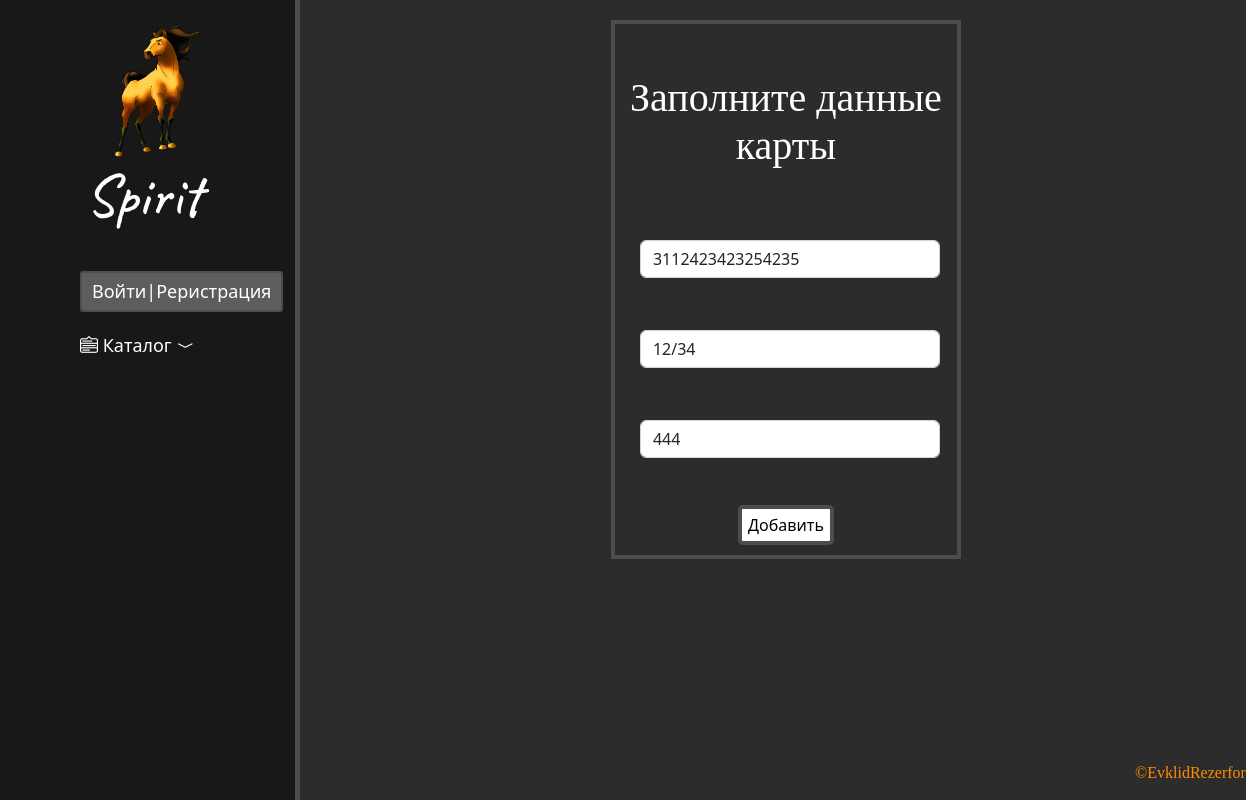
The page /au/2/up_crcard on the database its author committed.
### au/models.py (models this page shows, shortened)
class My_crcard(models.Model):
    numb = models.CharField(max_length=16)
    srok = models.CharField(max_length=5)
    three = models.CharField(max_length=3)
    summa = models.FloatField(default=2000)
    owner = models.ForeignKey(User, on_delete=models.CASCADE)

### au/views.py (the view)
# urls.py: path('<int:pk>/up_crcard', UpCrCard.as_view(), name='up_card'),
class UpCrCard(UpdateView):
    model = My_crcard
    template_name = 'au/addCard.html'
    context_object_name = 'el'
    form_class = CardForm
    success_url = reverse_lazy("prof")

### au/forms.py
class CardForm(ModelForm):
    class Meta:
        model = My_crcard
        fields = ['numb', 'srok', 'three']
        widgets = {
            'numb': TextInput(attrs={
                'class': 'form-control formEl change',
                'placeholder': 'Номер карты',
            }),
            'srok': TextInput(attrs={
                'class': 'form-control formEl change',
                'placeholder': 'mm/yy',
            }),
            'three': TextInput(attrs={
                'class': 'form-control formEl change',
                'placeholder': 'CVV',
            }),}

### au/templates/au/addCard.html (shortened to what this page needs)
{% extends 'main/patt.html'%}
{% load static %}
{% block head %}
    <link rel="stylesheet" href="{% static 'au/css/prof_w.css' %}">
{% endblock %}
{% block content %}
<div class="mform">
        <h3>Заполните данные карты</h3>
        <form method="post"  class="fr">
            {{ form.numb }}<br>
            {{ form.srok }}<br>
            {{ form.three }}<br>
            <input class="mbtn" type="submit" value="Добавить">
        </form>
</div>
{% endblock %}

### main/static/main/css/main.css (style rules this page uses)
body { background: #2c2c2c; }
main form, h1 { margin: 10px auto; width: 500px; }
.mbtn { background: white; border-radius: 5px; border: 4px solid #4d4d4d; height: 40px; }

### au/static/au/css/prof_w.css (style rules this page uses)
.mform { margin: 0px auto; padding-top: 0px; text-align: center; color: white; border: 4px solid #4d4d4d; width: 350px; }
.fr { width: 100%; }
.mform h3 { margin-top: 50px; padding-bottom: 45px; font-family: 'EB Garamond', serif; font-size: 40px; }
.formEl { width: 300px; margin: auto; margin:25px; }
.mbtn { margin-top: 20px; background: white; border-radius: 5px; border: 4px solid #4d4d4d; height: 40px; }
.change { margin-bottom:3px; margin-top: 25px; }

### rows shown on the page
My_crcard: numb "3112423423254235", srok "12/34", three "444"
